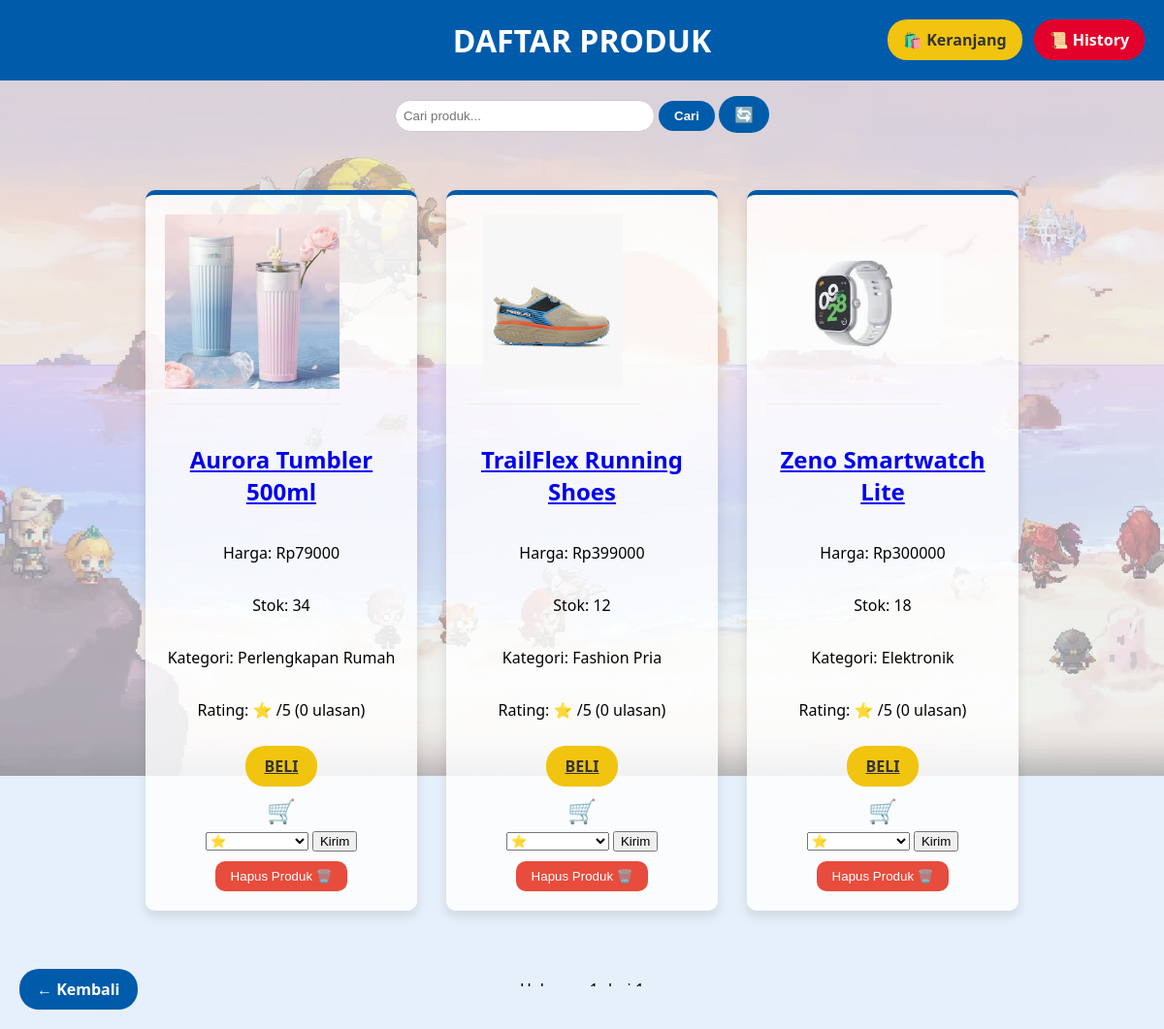
Screenshot of /produk/daftar/ (signed in) with the database file from the repository.
### produk/models.py (models this page shows, shortened)
class Produk(models.Model):
    nama = models.CharField(max_length=100)
    harga = models.DecimalField(max_digits=10, decimal_places=2)
    stok = models.PositiveIntegerField()
    kategori = models.CharField(max_length=50)
    gambar = models.ImageField(upload_to='produk/', null=True, blank=True)  # <--- Tambahan

### produk/views.py (the view)
# urls.py: path('daftar/', views.daftar_produk, name='daftar_produk'),
@login_required
def daftar_produk(request):
    query = request.GET.get('q')
    if query:
        semua_produk = Produk.objects.filter(nama__icontains=query)
    else:
        semua_produk = Produk.objects.all()
    semua_produk = semua_produk.annotate(
        rata_rating=Avg('rating__bintang'),
        jumlah_rating=Count('rating')
    )
    paginator = Paginator(semua_produk, 6)  # Paginasi, 6 produk per halaman
    page_number = request.GET.get('page') or 1
    page_obj = paginator.get_page(page_number)
    return render(request, 'daftar_produk.html', {
        'produk_list': page_obj.object_list,
        'page_obj': page_obj,
    })

### templates/daftar_produk.html (shortened to what this page needs)
{% load static %}
<!DOCTYPE html>
<html lang="id">
<head>
</head>
<body>
    <header>
        <h1>Daftar Produk</h1>
        <div class="top-right-buttons">
            <a href="{% url 'view_cart' %}" class="lihat-keranjang">🛍️ Keranjang</a>
            <a href="{% url 'transaksi:histori_transaksi' %}" class="history-saya">📜 History</a>
        </div>
    </header>
    <form method="get" action="{% url 'daftar_produk' %}" class="search-bar">
        <input type="text" name="q" placeholder="Cari produk..." value="{{ request.GET.q }}">
        <button type="submit">Cari</button>
        <a href="{% url 'daftar_produk' %}" class="btn-refresh">🔄</a>
    </form>
    <div class="produk-container">
        {% for produk in produk_list %}
        <div class="produk-card">
            <a href="{% url 'detail_produk' produk.id %}">
                {% if produk.gambar %}
                    <img src="{{ produk.gambar.url }}" alt="{{ produk.nama }}">
                {% else %}
                    <img src="{% static 'img/default.jpg' %}" alt="Gambar default">
                {% endif %}
                <h2>{{ produk.nama }}</h2>
            </a>
            <p>Harga: Rp{{ produk.harga|floatformat:0 }}</p>
            <p>Stok: {{ produk.stok }}</p>
            <p>Kategori: {{ produk.kategori }}</p>
            <p>Rating: ⭐ {{ produk.rata_rating|floatformat:1 }}/5 ({{ produk.jumlah_rating }} ulasan)</p>
            <a href="{% url 'add_to_cart_and_history' produk.id %}" class="btn-beli">Beli</a>
            <a href="{% url 'add_to_cart' produk.id %}" class="keranjang-icon">🛒</a>
            {% if user.is_authenticated %}
            <form method="post" action="{% url 'beri_rating' produk.id %}" class="rating-form">
                <select name="bintang">
                    <option value="1">⭐</option>
                </select>
                <button type="submit">Kirim</button>
            </form>
            {% else %}
            <p><a href="{% url 'login' %}">Login untuk memberi rating</a></p>
            {% endif %}
            {% if request.user.is_superuser %}
            <form action="{% url 'hapus_produk' produk.id %}" method="post" style="margin-top: 10px;">
                <button type="submit" style="background-color: #e74c3c; color: white; padding: 8px 16px; border: none; border-radius: 10px; cursor: pointer;">
                    Hapus Produk 🗑️
                </button>
            </form>
            {% endif %}
        </div>
        {% endfor %}
    </div>
    <div style="text-align: center; margin: 30px 0;">
        <span style="margin: 0 10px;">Halaman {{ page_obj.number }} dari {{ page_obj.paginator.num_pages }}</span>
    </div>
    <a href="/" class="btn-kembali">← Kembali</a>
</body>
</html>

### templates/daftar_produk.html (style rules this page uses)
body { font-family: 'Segoe UI', Tahoma, Geneva, Verdana, sans-serif; margin: 0; padding: 0; background-color: #e6f0fa; }
header { background-color: #005baa; padding: 20px; color: white; text-align: center; }
header h1 { margin: 0; font-size: 2rem; text-transform: uppercase; }
.produk-container { display: flex; flex-wrap: wrap; gap: 30px; justify-content: center; padding: 40px 20px; }
.produk-card { background-color: #ffffffcc; border-radius: 10px; box-shadow: 0 6px 12px rgba(0, 0, 0, 0.1); width: 240px; padding: 20px; transition: transform 0.3s ease; display: flex; flex-direction: column; align-items: center; border-top: 5px solid #005baa; }
.produk-card img { width: 180px; height: 180px; object-fit: contain; margin-bottom: 15px; border-bottom: 1px solid #eee; padding-bottom: 15px; }
.produk-card h2, .produk-card p { text-align: center; }
.btn-beli { margin-top: 10px; background-color: #f1c40f; color: #333; border: none; padding: 10px 20px; border-radius: 20px; font-weight: bold; cursor: pointer; text-transform: uppercase; }
.keranjang-icon { font-size: 1.5rem; margin-top: 8px; text-decoration: none; }
.btn-kembali { position: fixed; bottom: 20px; left: 20px; background-color: #005baa; color: white; padding: 10px 18px; border-radius: 20px; font-weight: bold; text-decoration: none; z-index: 999; }
form.search-bar { text-align: center; margin: 20px 0; }
form.search-bar input[type="text"] { padding: 8px; width: 250px; border-radius: 20px; border: 1px solid #ccc; }
form.search-bar button, .btn-refresh { padding: 8px 16px; border-radius: 20px; border: none; background-color: #005baa; color: white; font-weight: bold; cursor: pointer; text-decoration: none; }
.top-right-buttons { position: fixed; top: 20px; right: 20px; display: flex; flex-wrap: wrap; gap: 12px; z-index: 9999; }
.lihat-keranjang, .history-saya { background-color: #f1c40f; color: #333; padding: 10px 16px; border-radius: 20px; text-decoration: none; font-weight: bold; white-space: nowrap; }
.history-saya { background-color: #e3002b; color: white; }
.rating-form select, .rating-form button { margin-top: 5px; }

### rows the page displays
Produk: gambar (picture), nama "Aurora Tumbler 500ml", harga "79000", stok "34", kategori "Perlengkapan Rumah", jumlah_rating "0"
Produk: gambar (picture), nama "TrailFlex Running Shoes", harga "399000", stok "12", kategori "Fashion Pria", jumlah_rating "0"
Produk: gambar (picture), nama "Zeno Smartwatch Lite", harga "300000", stok "18", kategori "Elektronik", jumlah_rating "0"

### other values shown
{{ page_obj.number }} "1"
{{ page_obj.paginator.num_pages }} "1"
